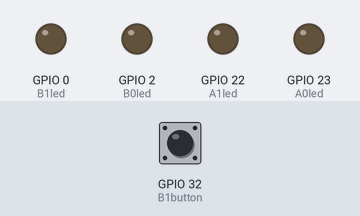
Simulated run of this program. Board: ESP32 board running MicroPython. Parts: output pins drawn as LEDs (lit = HIGH). The test bench sets the inputs (shaded band); at power-on: GPIO 32 (B1button) LOW.

Above: at 1.2 s.
1.3 s: GPIO 32 (B1button) pulled HIGH for 0.15 s
At 2.6 s:
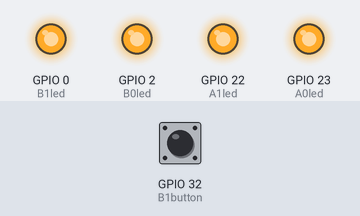
4.3 s: GPIO 32 (B1button) pulled HIGH for 1 s
At 4.45 s:
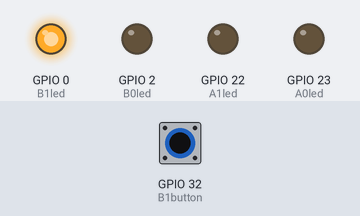
7.8 s: GPIO 32 (B1button) pulled HIGH for 3.2 s
At 8.25 s:
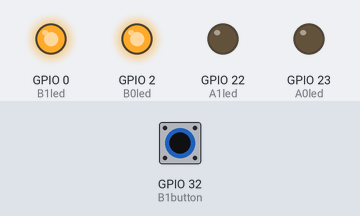
Timing chart, 0 to 14.4 s (numbered marks = the images above; inputs shaded):
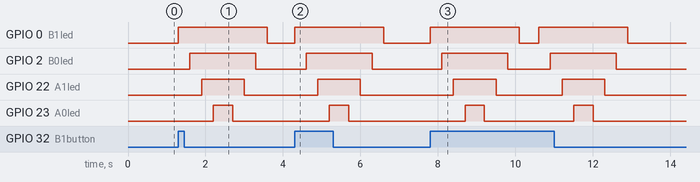

Measured:
- after the input at 1.3 s, GPIO 0 (B1led): LOW → HIGH at once, → LOW 2.3 s later; GPIO 2 (B0led): LOW → HIGH after 0.30 s, → LOW 1.7 s later; GPIO 22 (A1led): LOW → HIGH after 0.60 s, → LOW 1.1 s later; GPIO 23 (A0led): LOW → HIGH after 0.90 s, → LOW 0.50 s later
- after the input at 4.3 s, GPIO 0 (B1led): LOW → HIGH at once, → LOW 2.3 s later; GPIO 2 (B0led): LOW → HIGH after 0.30 s, → LOW 1.7 s later; GPIO 22 (A1led): LOW → HIGH after 0.60 s, → LOW 1.1 s later; GPIO 23 (A0led): LOW → HIGH after 0.90 s, → LOW 0.50 s later
- after the input at 7.8 s, GPIO 0 (B1led): alternates HIGH for 2.3 s and LOW for 0.50 s, 4 changes in all, then stays LOW, starting at once; GPIO 2 (B0led): alternates HIGH for 1.7 s and LOW for 1.1 s, 4 changes in all, then stays LOW, starting after 0.30 s

The program:

dip_navidad.py
```python
from machine import Pin
from time import sleep
A1led = Pin(22, Pin.OUT)
A0led = Pin(23, Pin.OUT)
B1led = Pin(0, Pin.OUT)
B0led = Pin(2, Pin.OUT)

A1button = Pin(26, Pin.IN)
A0button = Pin(27, Pin.IN)
B1button = Pin(32, Pin.IN)
B0button = Pin(33, Pin.IN)

def reset():
    A1led.value(0)
    A0led.value(0)
    B1led.value(0)
    B0led.value(0)

while True:
    if B1button.value():
        B1led.value(1)
        sleep (0.3)
        B0led.value(1)
        sleep (0.3)
        A1led.value(1)
        sleep (0.3)
        A0led.value(1)

        sleep (0.5)

        A0led.value(0)
        sleep (0.3)
        A1led.value(0)
        sleep(0.3)
        B0led.value(0)
        sleep(0.3)
        B1led.value(0)
        sleep (0.5)
    else:
        reset()
```
